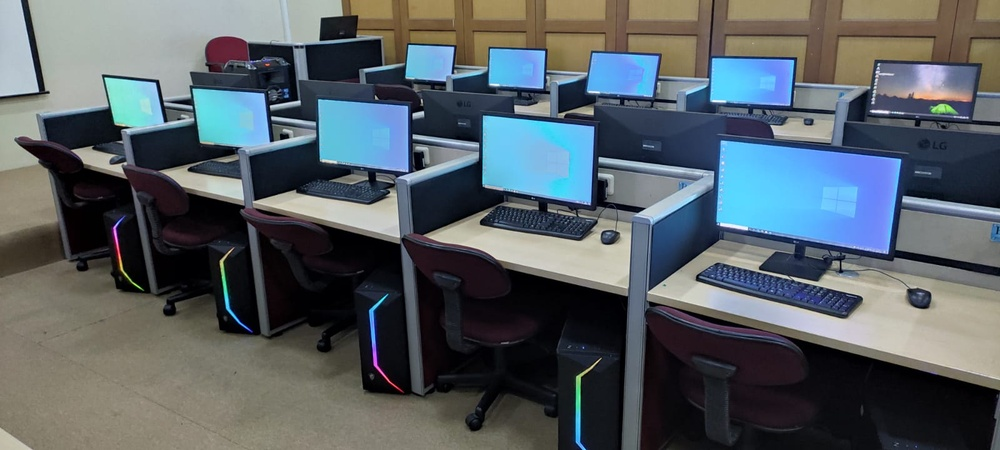
#> input picture images/lab.jpeg, 1000 x 450 px, shrunk from 1600 x 720 before the run, given in place of 006.jpg, which was not available
$ jupyter execute flipping.ipynb   (shell and % lines are left out)   (text cells are left out)
#> lines starting #> are read from the running program, lines starting #| are printed output that depends on the picture; pictures that were not available may be replaced by others from this repository, and a replacement may not be noted
[cell 1]
#!wget https://github.com/zakikurniawan27/dataset_kecerdasan_buatanA/blob/main/dataset_tugas/Lidah%20buaya/001.jpg --no-check-certificate

[cell 2]
# import the necessary packages
from matplotlib import pyplot as plt
import numpy as np
import argparse
import cv2

[cell 3]
def plt_imshow(title, image):
    # convert the image frame BGR to RGB color space and display it
	image = cv2.cvtColor(image, cv2.COLOR_BGR2RGB)
	plt.imshow(image)
	plt.title(title)
	plt.grid(False)
	plt.show()

[cell 4]
args = {
    "image": "/content/dataset_kecerdasan_buatanA/dataset_tugas/Lidah buaya/006.jpg"
}

[cell 5]
# load the original input image and display it to our screen
image = cv2.imread(args["image"])
#> image is the input picture: shape (450, 1000, 3); mean B, G, R 100.6, 95.4, 86.9
plt_imshow("Original", image)

# flip the image horizontally
print("[INFO] flipping image horizontally...")
flipped = cv2.flip(image, 1)
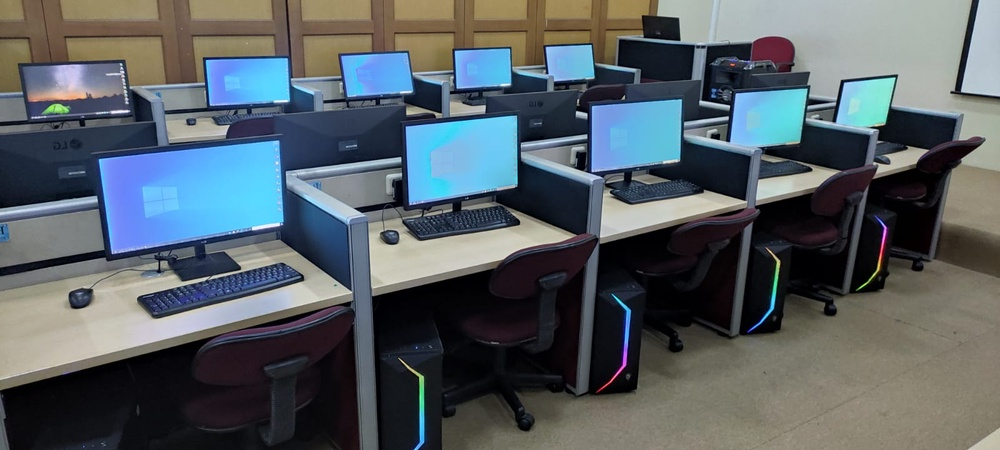
#> flipped: shape (450, 1000, 3); mean B, G, R 100.6, 95.4, 86.9
plt_imshow("Flipped Horizontally", flipped)

[cell 6]
# flip the image vertically
flipped = cv2.flip(image, 0)
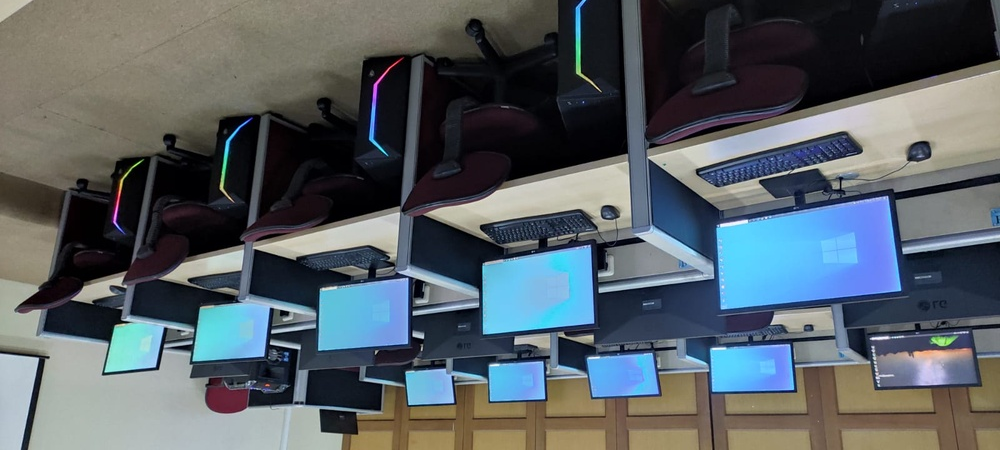
#> flipped: shape (450, 1000, 3); mean B, G, R 100.6, 95.4, 86.9
print("[INFO] flipping image vertically...")
plt_imshow("Flipped Vertically", flipped)

[cell 7]
# flip the image along both axes
flipped = cv2.flip(image, -1)
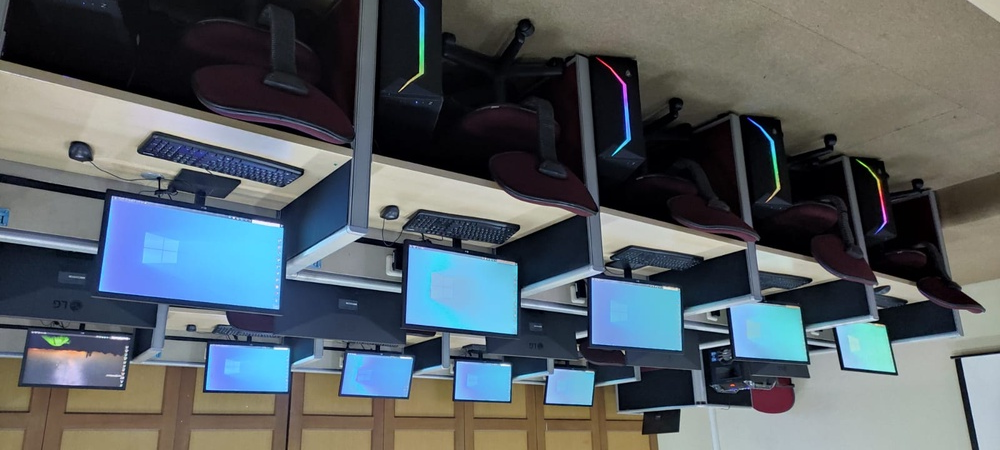
#> flipped: shape (450, 1000, 3); mean B, G, R 100.6, 95.4, 86.9
print("[INFO] flipping image horizontally and vertically...")
plt_imshow("Flipped Horizontally & Vertically", flipped)
